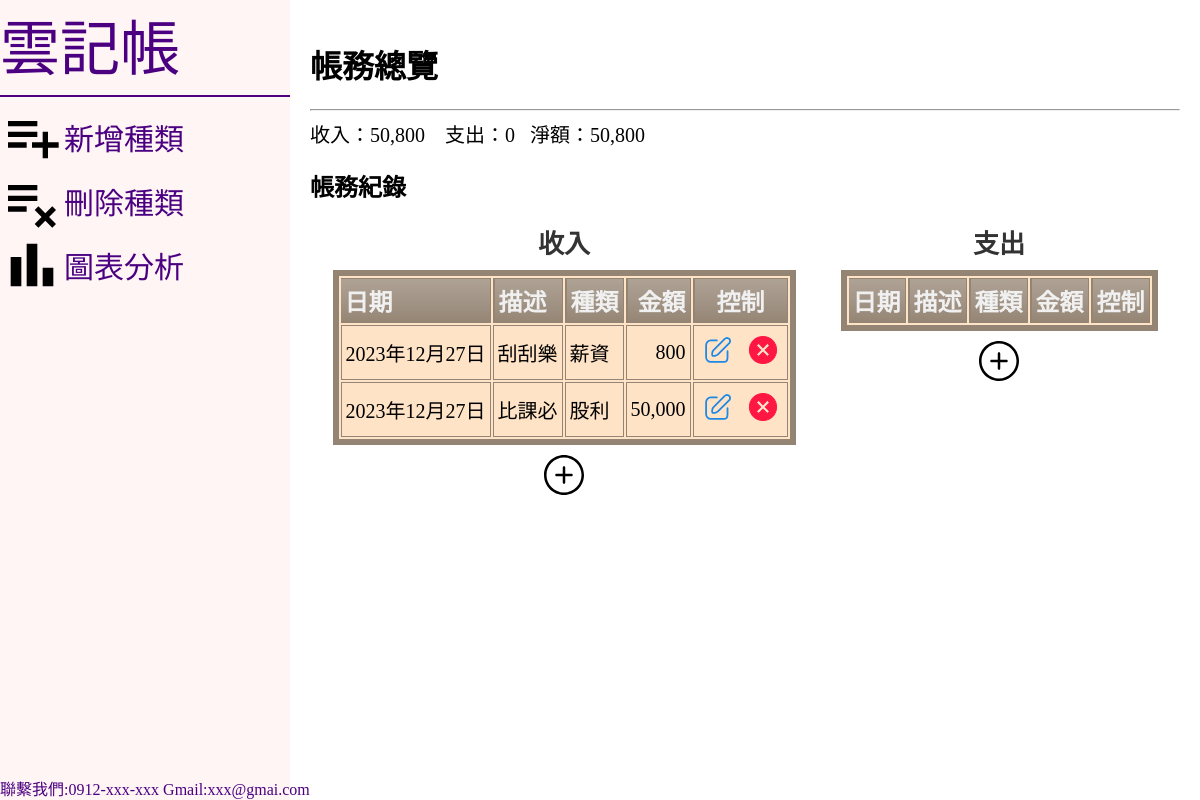
Page /index/ (signed in) on the earlier database version.
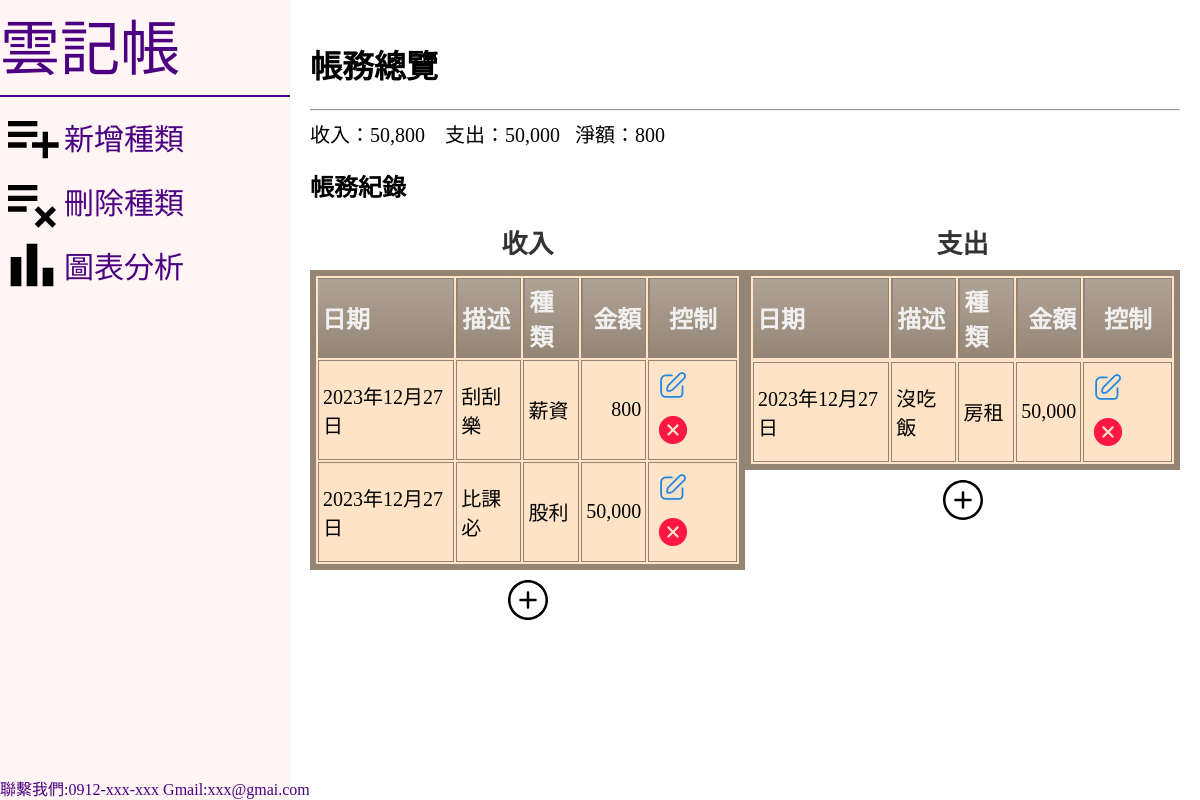
Same page on the later database version.
### projectapp/models.py (models this page shows, shortened)
class Record_R1(models.Model):
    user=ForeignKey(User,on_delete=models.CASCADE,null=True)
    date 	= DateField()
    description = CharField(max_length=300,null=True)
    categoryR 	= CharField(max_length=50)
    cash 	= IntegerField()
    is_settled = models.BooleanField(default=False)  # 新增用來標記是否已經結算的欄位

class Record_E1(models.Model):
    user=ForeignKey(User,on_delete=models.CASCADE,null=True)
    date 	= DateField()
    description = CharField(max_length=300,null=True)
    categoryE 	= CharField(max_length=50)
    cash 	= IntegerField()
    is_settled = models.BooleanField(default=False)  # 新增用來標記是否已經結算的欄位

### projectapp/views.py (the view)
# urls.py: path('index/',views.recordall_and_cashflow,name='index'),
@login_required
def recordall_and_cashflow(request):
    corrent_user=request.user
    recordAllE=Record_E1.objects.filter(user=corrent_user).order_by('date')
    recordAllR=Record_R1.objects.filter(user=corrent_user).order_by('date')
    income_list=[record.cash for record in recordAllR]
    outcome_list=[record.cash for record in recordAllE]
    income=sum(income_list) if len(income_list)!=0 else 0
    outcome=sum(outcome_list) if len(outcome_list)!=0 else 0
    net = income -outcome
    return render(request,'index.html',locals())

### templates/index.html (shortened to what this page needs)
<!DOCTYPE html>
<html lang="en">
<head>
  <link rel="stylesheet" href="/static/css/index.css">
</head>
<body>
  <div class="container">
    <div class="left-box">
      <div class="listtitle">雲記帳</div>
      <hr>
      <div class="list">
        <a href="/addcategory">
          <img src="/static/img/playlist_add_FILL0_wght400_GRAD0_opsz24.svg" alt="">
          <span>新增種類</span>
        </a>
        <a href="/delcategory">
          <img src="/static/img/playlist_remove_FILL0_wght400_GRAD0_opsz24.svg" alt="">
          <span>刪除種類</span>
        </a>
        <a href="/charts">
          <img src="/static/img/bar_chart_FILL0_wght400_GRAD0_opsz24.svg" alt="">
          <span>圖表分析</span>
        </a>
      </div>
      <div class="content">
        聯繫我們:0912-xxx-xxx
        Gmail:xxx@gmai.com
      </div>
    </div>
    <div class="right-text">
      <h1>帳務總覽</h1>
      <hr>
      <div class="incomeEP">
        收入：<span class="thousand-separator">{{ income }}</span> &nbsp;&nbsp;
        支出：<span class="thousand-separator">{{ outcome }} </span>&nbsp;&nbsp;
        淨額：<span class="thousand-separator">{{ net }}</span>
      </div>
      <h2>帳務紀錄</h2>
      <div class="table-all">
        <div>
          <table class="cinereousTable">
            <caption>收入</caption>
            <thead>
              <tr>
                <th>日期</th>
                <th>描述</th>
                <th>種類</th>
                <th style="text-align: right;">金額</th>
                <th style="text-align: center;">控制</th>
              </tr>
            </thead>
            {% for record in recordAllR %}
            <tr>
              <td>{{ record.date }}</td>
              <td>{{ record.description }}</td>
              <td>{{ record.categoryR }}</td>
              <td class="thousand-separator" style="text-align: right;">{{ record.cash }}</td>
              <td>
                <a href="{% url 'editRr' record.id %}"><img src="/static/img/edit.svg" alt="編輯"></a>
                <a href="{% url 'delRr' record.id %}"><img src="/static/img/cancel-svgrepo-com.svg" alt="刪除"></a>
              </td>
            </tr>
            {% endfor %}
          </table>
          <div style="text-align: center;margin-top:10px">
          <a style="margin-top:10px;" href="/addRrecord">
            <img src="/static/img/plus-circle-svgrepo-com.svg" alt="">
          </a>
        </div>
        </div>
        <div>
          <table class="cinereousTable">
            <caption>支出</caption>
            <thead>
              <th>日期</th>
              <th>描述</th>
              <th>種類</th>
              <th style="text-align: right;">金額</th>
              <th style="text-align: center;">控制</th>
              {% for record in recordAllE %}
            </thead>
            <td>{{ record.date }}</td>
            <td>{{ record.description }}</td>
            <td>{{ record.categoryE }}</td>
            <td class="thousand-separator" style="text-align: right;">{{ record.cash }}</td>
            <td>
              <a href="{% url 'editEr' record.id %}"><img src="/static/img/edit.svg" alt="編輯"></a>
              <a href="{% url 'delEr' record.id %}"><img src="/static/img/cancel-svgrepo-com.svg" alt="刪除"></a>
            </td>
            {% endfor %}
          </table>
          <div style="text-align: center; margin-top:10px">
          <a style="color:black;text-decoration: none;" href="/addErecord">
            <img src="/static/img/plus-circle-svgrepo-com.svg" alt="">
          </a>
        </div>
        </div>
      </div>
    </div>
  </div>
</body>
</html>

Differences in the rows shown:
added Record_E1: date "2023年12月27日", description "沒吃飯", categoryE "房租", cash "50,000"
Other differences:
{{ outcome }}: "0" → "50,000"
{{ net }}: "50,800" → "800"
